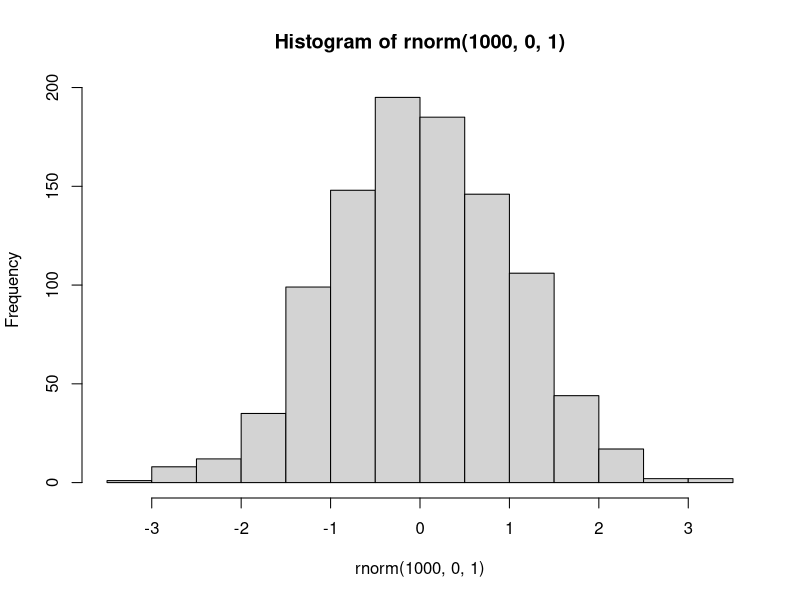

Write the R code that produced this figure. (Note: this script raises an error after producing the figure.)
## ---- chunk 1
options(htmltools.dir.version = FALSE)
## ---- chunk 2
#echo=false hides the R code 
# out.height use px 
hist(rnorm(1000, 0, 1))

## ---- chunk 3
knitr::include_graphics("images/unknown.jpg")
